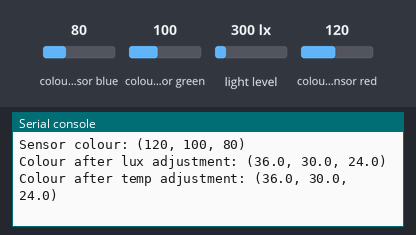
This program was run on a simulated CircuitPython board. Parts: the last lines printed to the serial console. The test bench sets the inputs (shaded band); at power-on: colour sensor blue 80, colour sensor green 100, light level 300 lx, colour sensor red 120.

Above: at 1.2 s.
1.3 s: colour sensor blue set to 5
At 3.7 s:
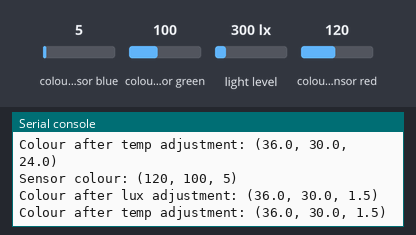
5.2 s: colour sensor green set to 5
At 7.2 s:
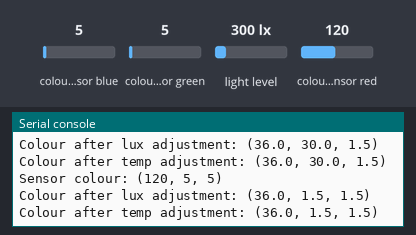
9.1 s: light level set to 40 lx
At 12.8 s:
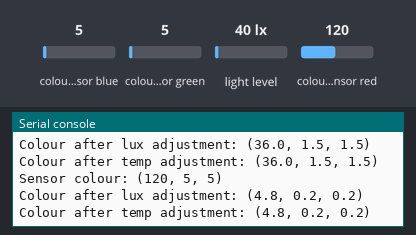
13.0 s: colour sensor red set to 5
At 15.5 s:
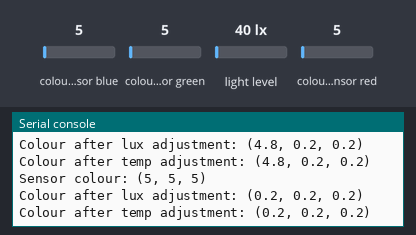
Timing chart, 0 to 17.0 s (numbered marks = the images above; inputs shaded):
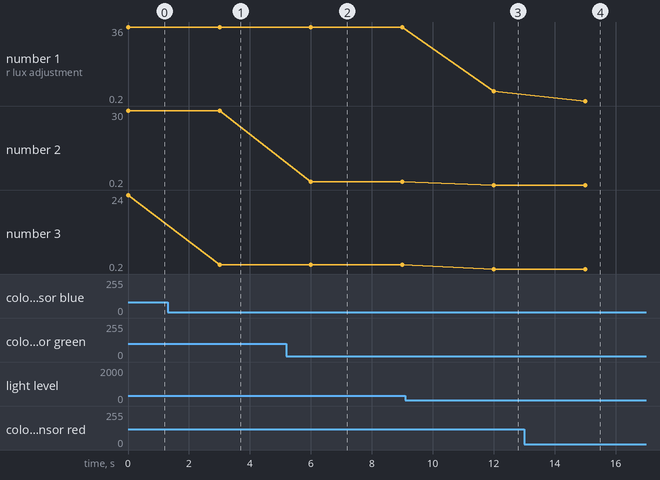

Measured:
- after the input at 1.3 s, the serial console: prints a new line after 1.7 s (image 1)
- after the input at 5.2 s, the serial console: prints a new line after 0.80 s (image 2)
- after the input at 9.1 s, the serial console: prints a new line after 2.9 s (image 3)
- after the input at 13.0 s, the serial console: prints a new line after 2.0 s (image 4)
- plotted number 1: 36 → 4.8 after the input at 9.1 s
- plotted number 2: 1.5 → 0.2 after the input at 9.1 s
- plotted number 3: 24 → 1.5 after the input at 1.3 s, 1.5 → 0.2 after the input at 9.1 s

The program:

line_sense.py
```python
import time
import board
import adafruit_tcs34725

# Initialise the I2C connection with the sensor
i2c = board.I2C()
sensor = adafruit_tcs34725.TCS34725(i2c)

#def normalise_rgb(rgb):
#    return (rgb[0]/255,rgb[1]/255,rgb[2]/255)

def adjust_for_lux(rgb, lux, reference_lux=1000):
    factor = lux / reference_lux

    return (rgb[0] * factor, rgb[1] * factor, rgb[2] * factor)

def white_balance_adjustment(rgb, color_temp):
    correction_factors = {
        2700: (1.2, 1.1, 1.0),
        4000: (1.1, 1.0, 0.9),
        6500: (1.0, 1.0, 1.0),
        10000: (0.9, 0.9, 1.0)
    }
    r_factor, g_factor, b_factor = correction_factors.get(color_temp, (1.0, 1.0, 1.0))
    return (rgb[0] * r_factor, rgb[1] * g_factor, rgb[2] * b_factor)

def get_real_color(rgb, lux, color_temp):
    #rgb_normalised = normalise_rgb(rgb)
    rgb_adjusted = adjust_for_lux(rgb, lux)
    rgb_corrected = white_balance_adjustment(rgb_adjusted, color_temp)
    return rgb_corrected

while True:
    # Read in values from TCS34725 RGB sensor
    rgb = sensor.color_rgb_bytes  # RGB values
    lux = sensor.lux              # Example lux value
    color_temp = sensor.color_temperature      # Example color temperature in Kelvin

    print(f"Sensor colour: {rgb}")
    adj_color = adjust_for_lux(rgb, lux)
    print(f"Colour after lux adjustment: {adj_color}")
    white_color = white_balance_adjustment(adj_color, color_temp)
    print(f"Colour after temp adjustment: {white_color}")
    #real_color = get_real_color(rgb, lux, color_temp)

    #print(f"Real Color: {real_color}")
    time.sleep(3.0)

# Sensor behaviour properties
sensor.integration_time = 200
sensor.gain = 60

# TODO: when interrupt triggers, save coordinates as defined boundary
```
